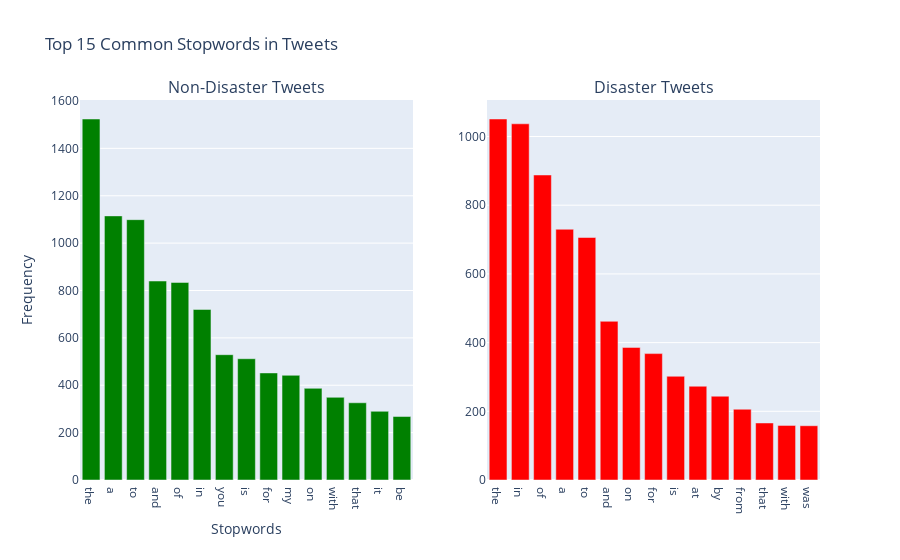

The notebook cell saved with this chart:
### Markdown cell above
##### Stopwords les plus communs dans les tweets

### Code cell
plot_most_common_stopwords(raw=True, top=15)

### Figure 1 — Plotly figure (JSON) as saved in the notebook; plotly's stock layout.template omitted (floating-point values rounded to 4 significant figures)
{"data": [{"marker": {"color": "green"}, "name": "Non-Disaster", "type": "bar", "x": ["the", "a", "to", "and", "of", "in", "you", "is", "for", "my", "on", "with", "that", "it", "be"], "xaxis": "x", "y": [1524, 1115, 1099, 840, 834, 720, 529, 512, 452, 442, 387, 349, 326, 290, 268], "yaxis": "y"}, {"marker": {"color": "red"}, "name": "Disaster", "type": "bar", "x": ["the", "in", "of", "a", "to", "and", "on", "for", "is", "at", "by", "from", "that", "with", "was"], "xaxis": "x2", "y": [1051, 1037, 888, 730, 706, 462, 386, 368, 302, 273, 244, 206, 166, 159, 158], "yaxis": "y2"}], "layout": {"annotations": [{"font": {"size": 16}, "showarrow": false, "text": "Non-Disaster Tweets", "x": 0.225, "xanchor": "center", "xref": "paper", "y": 1, "yanchor": "bottom", "yref": "paper"}, {"font": {"size": 16}, "showarrow": false, "text": "Disaster Tweets", "x": 0.775, "xanchor": "center", "xref": "paper", "y": 1, "yanchor": "bottom", "yref": "paper"}], "showlegend": false, "title": {"text": "Top 15 Common Stopwords in Tweets"}, "xaxis": {"anchor": "y", "domain": [0, 0.45], "title": {"text": "Stopwords"}}, "xaxis2": {"anchor": "y2", "domain": [0.55, 1]}, "yaxis": {"anchor": "x", "domain": [0, 1], "title": {"text": "Frequency"}}, "yaxis2": {"anchor": "x2", "domain": [0, 1]}}}
